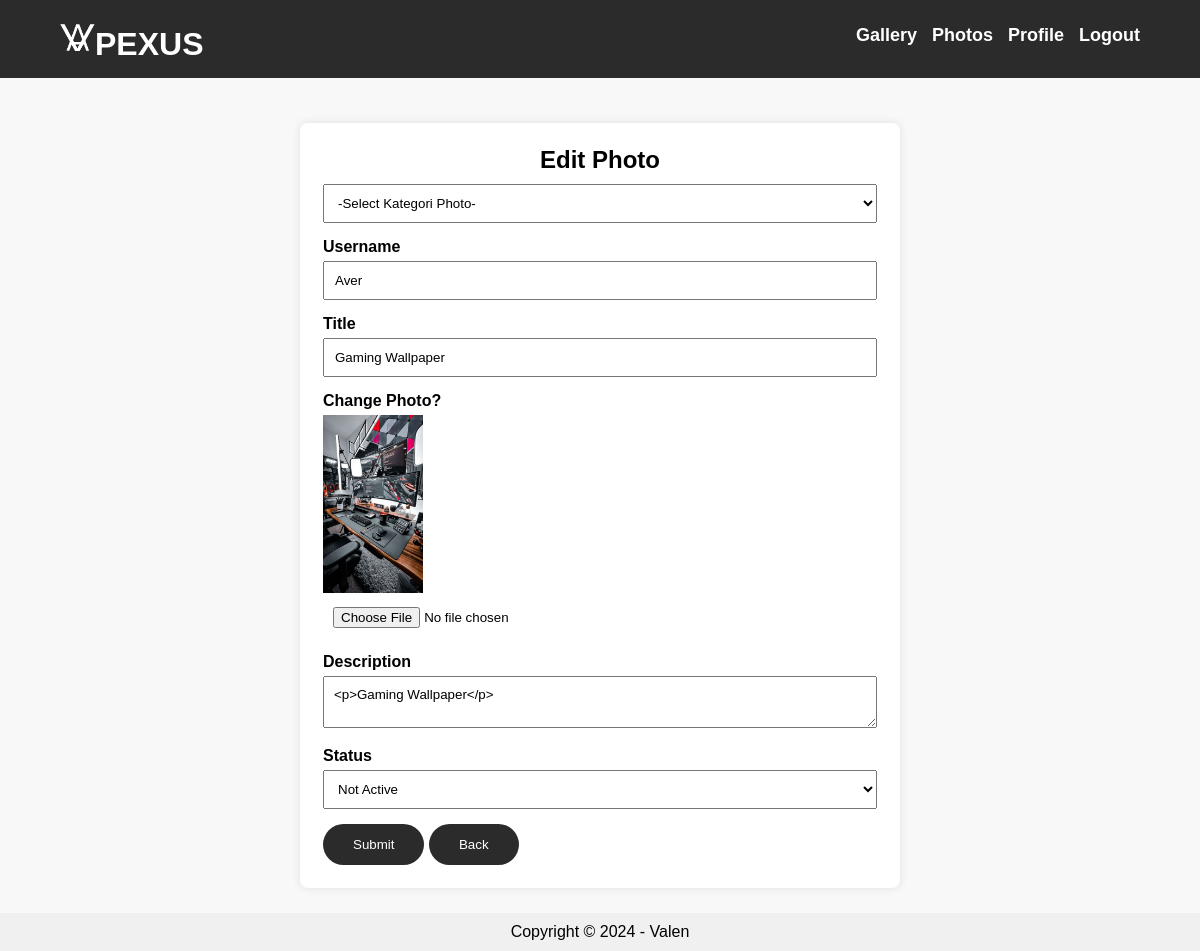
The page /edit-image.php?id=73 (signed in) on the database its author committed.
### tables this page shows
CREATE TABLE `tb_image` (
  `image_id` int NOT NULL,
  `category_id` int NOT NULL,
  `category_name` varchar(100) NOT NULL,
  `admin_id` int NOT NULL,
  `admin_name` varchar(100) NOT NULL,
  `image_name` varchar(100) NOT NULL,
  `image_description` text NOT NULL,
  `image` varchar(100) NOT NULL,
  `image_status` tinyint(1) NOT NULL,
  `date_created` timestamp NOT NULL DEFAULT CURRENT_TIMESTAMP ON UPDATE CURRENT_TIMESTAMP
);

### edit-image.php (the view, shortened to what this page needs)
<?php
include 'db.php';
$produk = mysqli_query($conn, "SELECT * FROM  tb_image WHERE image_id = '" . $_GET['id'] . "'");
$p = mysqli_fetch_object($produk);
?>
<!DOCTYPE html>
<html lang="en">
<head>
</head>
<body>
	<?php include('header.php'); ?>
	<div class="section">
		<div class="container4">
			<div class="boxt">
				<div class="namatambah">
					<h2>Edit Photo</h2>
				</div>
				<form action="" method="POST" enctype="multipart/form-data">
					<?php
					echo '<select class="input-control" name="kategori" onchange="document.getElementById(\'prd_name\').value = prdName[this.value]" required>';
					echo '<option>-Select Kategori Photo-</option>';
					echo '</select>';
					?>
					<div class="textlogin">
						<h4>Username</h4>
					</div>
					<input type="text" name="namauser" class="input-control" placeholder="Nama User" value="<?php echo $p->admin_name ?>" readonly="readonly">
					<div class="textlogin">
						<h4>Title</h4>
					</div>
					<input type="text" name="nama" class="input-control" placeholder="Nama Foto" value="<?php echo $p->image_name ?>" required>
					<div class="textlogin">
						<h4>Change Photo?</h4>
					</div>
					<img src="foto/<?php echo $p->image ?>" width="100px" />
					<input type="file" name="gambar" class="input-control">
					<div class="textlogin">
						<h4>Description</h4>
					</div>
					<textarea class="input-control" name="deskripsi" placeholder="Deskripsi"><?php echo $p->image_description ?></textarea><br />
					<div class="textlogin">
						<h4>Status</h4>
					</div>
					<select class="input-control" name="status">
						<option value="0" <?php echo ($p->image_status == 0) ? 'selected' : ''; ?>>Not Active</option>
					</select>
					<input type="submit" name="submit" value="Submit" class="btn2">
					<input type="button" class="btn2" id="kembali-btn" value="Back" onclick="window.location.href='data-image.php';">
				</form>
			</div>
		</div>
	</div>
	<?php include('footer.php'); ?>
</body>
</html>

### css/style.css (style rules this page uses)
* { padding:0; margin:0; font-family:'poppins', sans-serif; }
body { background-color:#f8f8f8; }
.namatambah { text-align: center; margin-bottom: 10px; }
.input-control { width:100%; padding:10px; margin-bottom:15px; box-sizing:border-box; }
.section { padding:25px 0; }
body { font-family: 'poppins', sans-serif; }
.section { margin-top: 20px; }
.container4 { max-width: 600px; margin: 0 auto; }
.boxt { background-color: #fff; padding: 23px; border-radius: 8px; box-shadow: 0 0 10px rgba(0, 0, 0, 0.1); }
.btn2 { background-color: #2b2b2b; color: #fff; padding: 13px 30px; border: none; border-radius: 30px; cursor: pointer; }
.textlogin { margin-bottom: 5px; }

### rows shown on the page
tb_image: namauser "Aver", nama "Gaming Wallpaper", image (picture), deskripsi "<p>Gaming Wallpaper</p>", status "Not Active"
